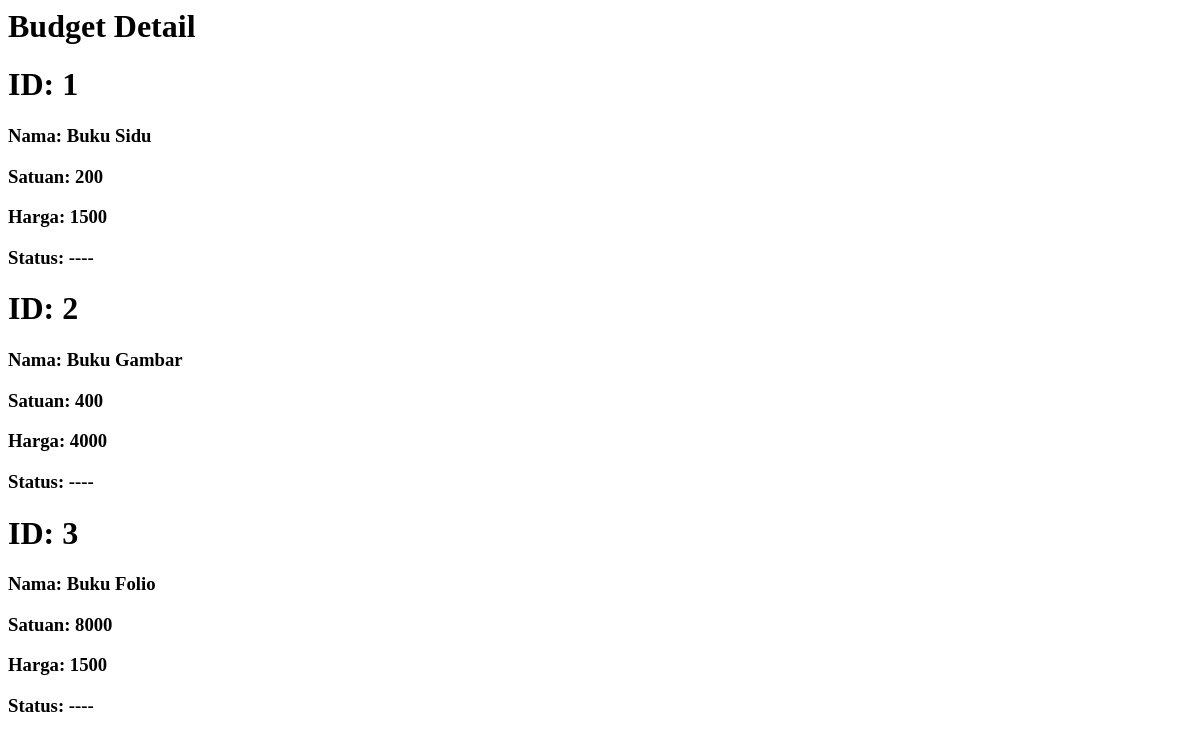
Page /ebudget/budget_detail/ on the earlier database version.
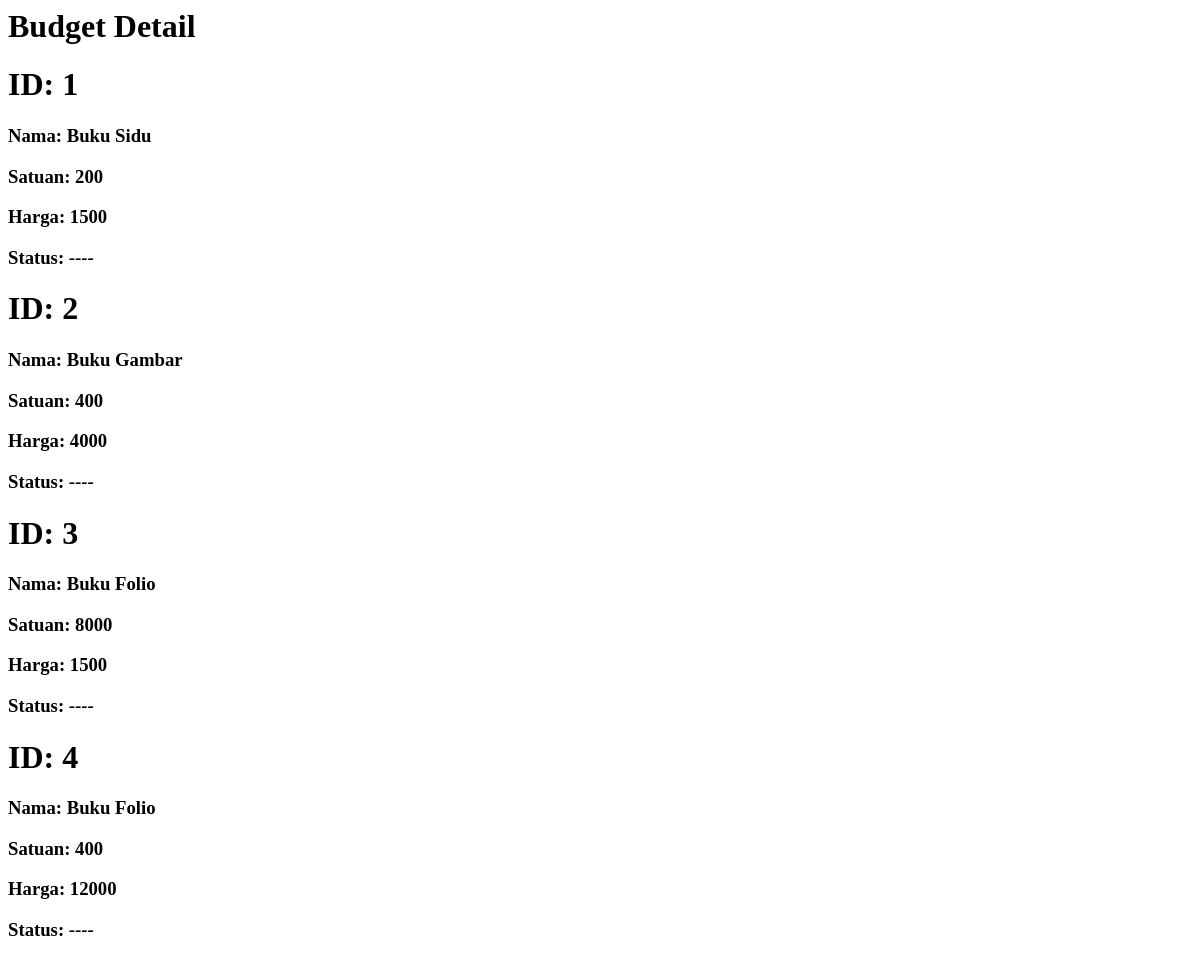
Same page on the later database version.
### budget/models.py (models this page shows, shortened)
class Budget(models.Model):
    nama = models.CharField(max_length=200)
    harga = models.IntegerField()
    satuan = models.IntegerField()
    status = models.CharField(max_length=50,default="----")

### budget/views.py (the view)
# urls.py: path('budget_detail/',views.all_budget,name='all_budget'),
def all_budget(request):
    budget_list = Budget.objects.all()
    context = { 'Budgets' : budget_list }
    return render(request,'budget_detail.html',context)

### budget/templates/budget_detail.html
<h1>Budget Detail</h1>
{% for t in Budgets %}
    <h1>ID: {{t.id}}</h1>
    <h3>Nama: {{t.nama}}</h3>
    <h3>Satuan: {{t.satuan}}</h3>
    <h3>Harga: {{t.harga}}</h3>
    <h3>Status: {{t.status}}</h3>
{% endfor %}

Differences in the rows shown:
added Budget: id "4", nama "Buku Folio", satuan "400", harga "12000", status "----"
